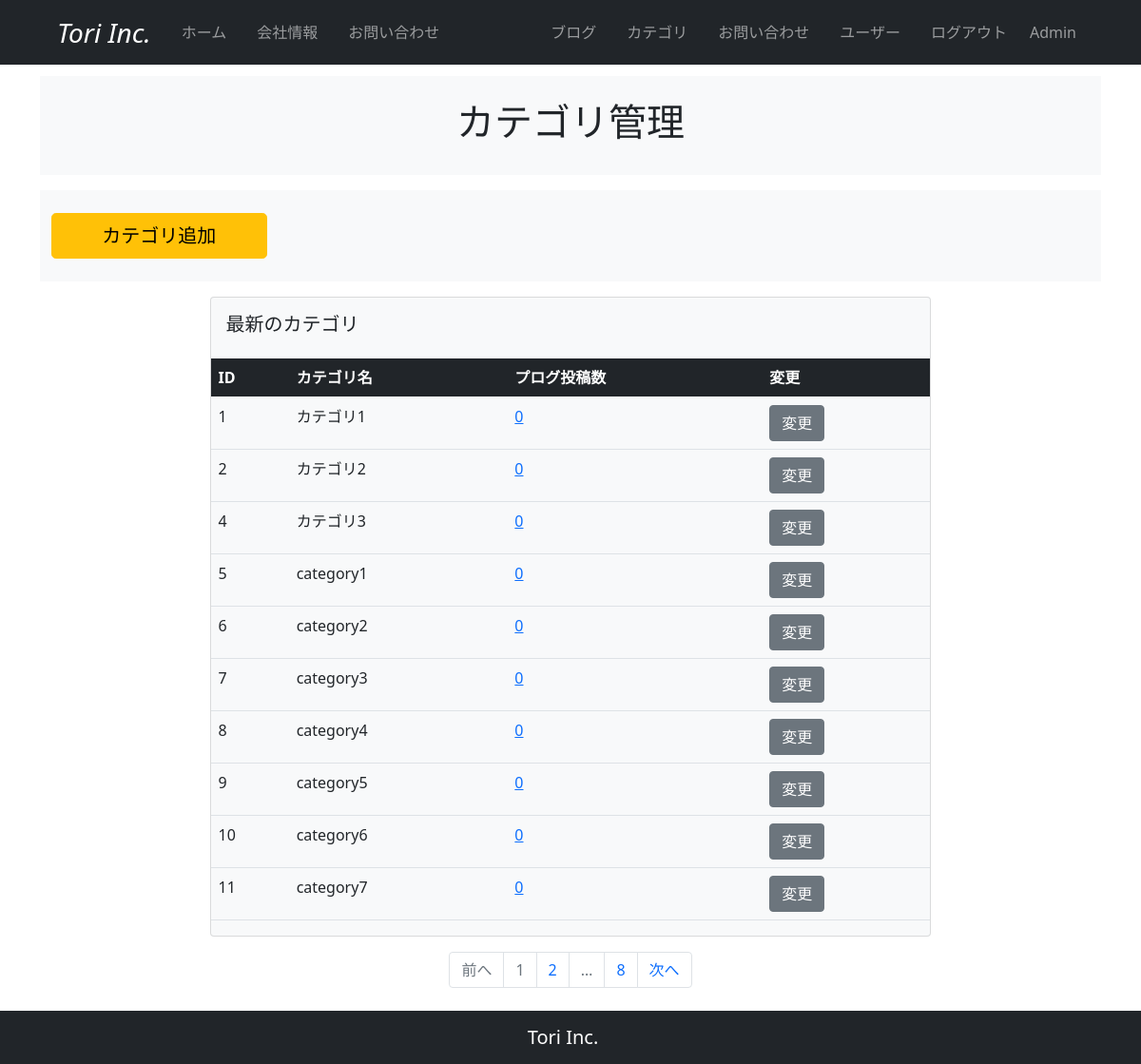
The page /category_maintenance (signed in) on the database as committed earlier.
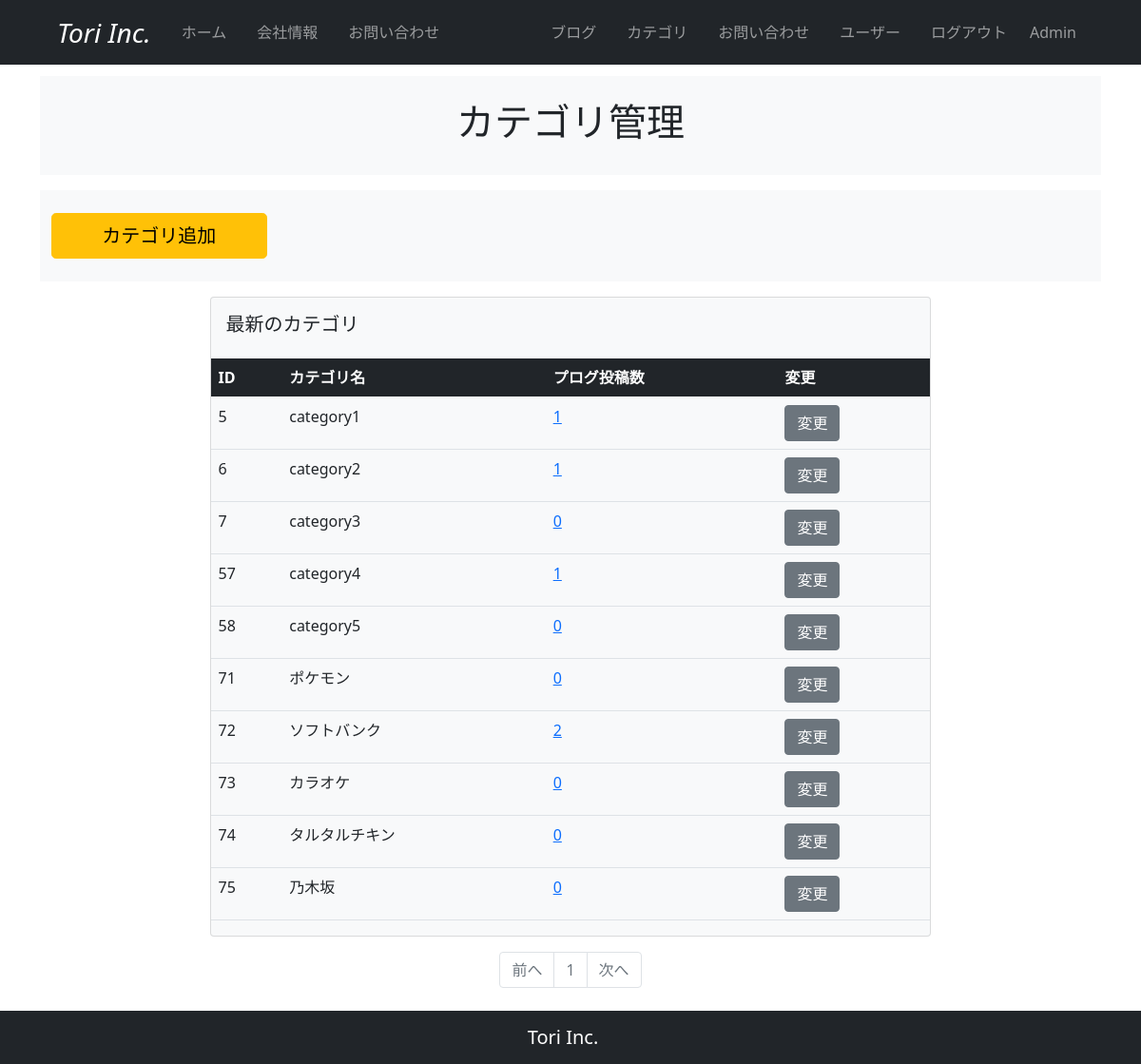
The same page on the database as committed later.
### company_blog/models.py (models this page shows, shortened)
class BlogCategory(db.Model):
    __tablename__ = 'blog_category'
    id = db.Column(db.Integer, primary_key=True)
    category = db.Column(db.String(140))
    posts = db.relationship('BlogPost', backref='blogcategory', lazy='dynamic')
    def count_posts(self, id):
        return BlogPost.query.filter_by(category_id=id).count()

### company_blog/main/views.py (the view)
@main.route('/category_maintenance', methods=['GET', 'POST'])
@login_required
def category_maintenance():
    page = request.args.get('page', 1, type=int)
    blog_categories = BlogCategory.query.order_by(BlogCategory.id.asc()).paginate(page=page, per_page=10)
    form = BlogCategoryForm()
    if form.validate_on_submit():
        blog_category = BlogCategory(category=form.category.data)
        db.session.add(blog_category)
        db.session.commit()
        flash('ブログカテゴリが追加されました。')
        return redirect(url_for('main.category_maintenance'))
    elif form.errors:
        form.category.data = ""
        flash(form.errors['category'][0])
    return render_template('category_maintenance.html', blog_categories=blog_categories, form=form)

### company_blog/__init__.py (called while the page is built)
@event.listens_for(Engine, "connect")
def set_sqlite_pragma(dbapi_connection, connection_record):
    cursor = dbapi_connection.cursor()
    cursor.execute("PRAGMA foreign_keys=ON")
    cursor.close()

### company_blog/models.py (called while the page is built)
@login_manager.user_loader
def load_user(user_id):
    return User.query.get(user_id)

    def is_administrator(self):
        if self.administrator == '1':
            return 1
        else:
            return 0

### company_blog/templates/category_maintenance.html (shortened to what this page needs)
{% extends "base.html" %}
{% block content %}
  <section id="header">
    <div class="container">
      <div class="row bg-light my-3 justify-content-center">
        <div class="col-10 py-4">
          <h2 class="text-center fs-1">カテゴリ管理</h2>
        </div>
      </div>
    </div>
  </section>
  <section id="register">
    <div class="container">
      <div class="row bg-light my-3">
        <div class="col-10 py-4">
          <button type="button" class="btn btn-warning btn-lg w-25" data-bs-toggle="modal" data-bs-target="#addCategoryModal">
            カテゴリ追加
          </button>
        </div>
      </div>
    </div>
  </section>
  <section id="user_table">
    <div class="card mx-auto bg-light" style="width: 68%;">
      <div class="card-body">
        <h5 class="card-title">最新のカテゴリ</h5>
      </div>
      <table class="table">
        <thead>
          <tr class="table-dark">
            <th scope="col">ID</th>
            <th scope="col">カテゴリ名</th>
            <th scope="col">プログ投稿数</th>
            <th scope="col">変更</th>
          </tr>
        </thead>
        <tbody>
          {% for blog_category in blog_categories.items %}
          <tr>
            <td>{{ blog_category.id }}</td>
            <td>{{ blog_category.category }}</td>
            <td><a href="{{ url_for('main.category_search', blog_category_id=blog_category.id)}}">{{ blog_category.count_posts(blog_category.id) }}</a></td>
            <td>
              {% if current_user.is_administrator() %}
                <a href="{{ url_for('main.update_category', category_id=blog_category.id) }}" class="btn btn-secondary">変更</a>
              {% endif %}
            </td>
          </tr>
          {% endfor %}
        </tbody>
      </table>
    </div>
  </section>
  <section id="pagenation">
    <nav aria-label="mantenance_page_navigation">
      <ul class="pagination my-3 justify-content-center">
        <li {% if blog_categories.has_prev %}class="page-item"{% else %}class="page-item disabled"{% endif %}><a class="page-link" href="{% if blog_categories.has_prev %}{{url_for('main.category_maintenance', page=blog_categories.prev_num) }}{% else %}#{% endif %}">前へ</a></li>
        {% for page_num in blog_categories.iter_pages(left_edge=1, right_edge=1, left_current=1, right_current=2) %}
          {% if page_num %}
            {% if blog_categories.page == page_num %}
              <li class="page-item disabled"><a class="page-link" href="#">{{ page_num }}</a></li>
            {% else %}
              <li class="page-item"><a class="page-link" href="{{url_for('main.category_maintenance', page=page_num)}}">{{ page_num }}</a></li>
            {% endif %}
          {% else %}
            <li class="page-item disabled"><a class="page-link" href="#">&hellip;</a></li>
          {% endif %}
        {% endfor %}
        <li {% if blog_categories.has_next %}class="page-item"{% else %}class="page-item disabled"{% endif %}><a class="page-link" href="{% if blog_categories.has_next %}{{url_for('main.category_maintenance', page=blog_categories.next_num) }}{% else %}#{% endif %}">次へ</a></li>
      </ul>
    </nav>
  </section>
{% endblock %}

Rows that differ between the two databases and show on the page:
removed BlogCategory: id "1", category "カテゴリ1", count_posts "0"
removed BlogCategory: id "2", category "カテゴリ2", count_posts "0"
removed BlogCategory: id "4", category "カテゴリ3", count_posts "0"
removed BlogCategory: id "8", category "category4", count_posts "0"
removed BlogCategory: id "9", category "category5", count_posts "0"
removed BlogCategory: id "10", category "category6", count_posts "0"
removed BlogCategory: id "11", category "category7", count_posts "0"
computed for BlogCategory "category1": count_posts "0" → "1"
computed for BlogCategory "category2": count_posts "0" → "1"
now on this page (row edited): BlogCategory: id "57", category "category4", count_posts "1"
now on this page (row edited): BlogCategory: id "58", category "category5", count_posts "0"
now on this page (row edited): BlogCategory: id "71", category "ポケモン", count_posts "0"
now on this page (row edited): BlogCategory: id "72", category "ソフトバンク", count_posts "2"
now on this page (row edited): BlogCategory: id "73", category "カラオケ", count_posts "0"
now on this page (row edited): BlogCategory: id "74", category "タルタルチキン", count_posts "0"
added BlogCategory: id "75", category "乃木坂", count_posts "0"
Other text that changed with them:
list line gone: "2"
list line gone: "8"
